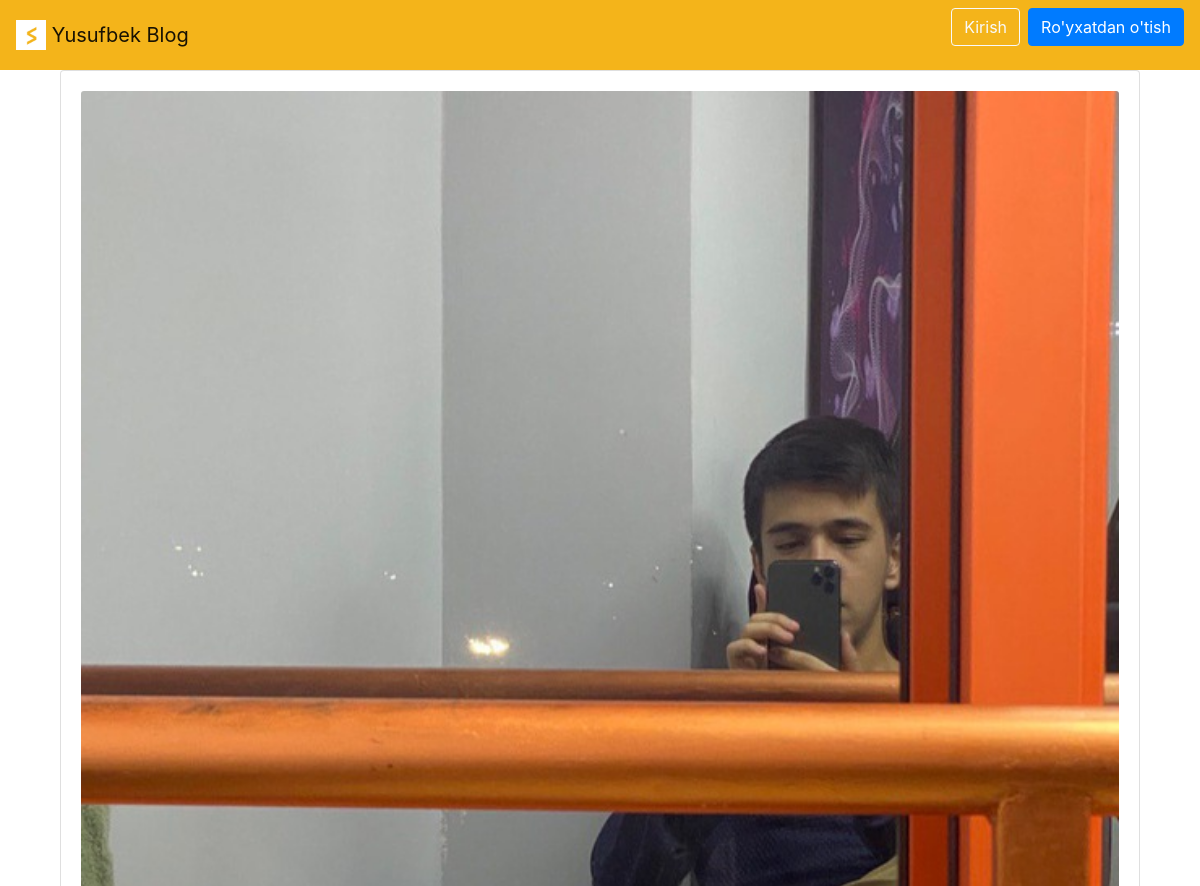
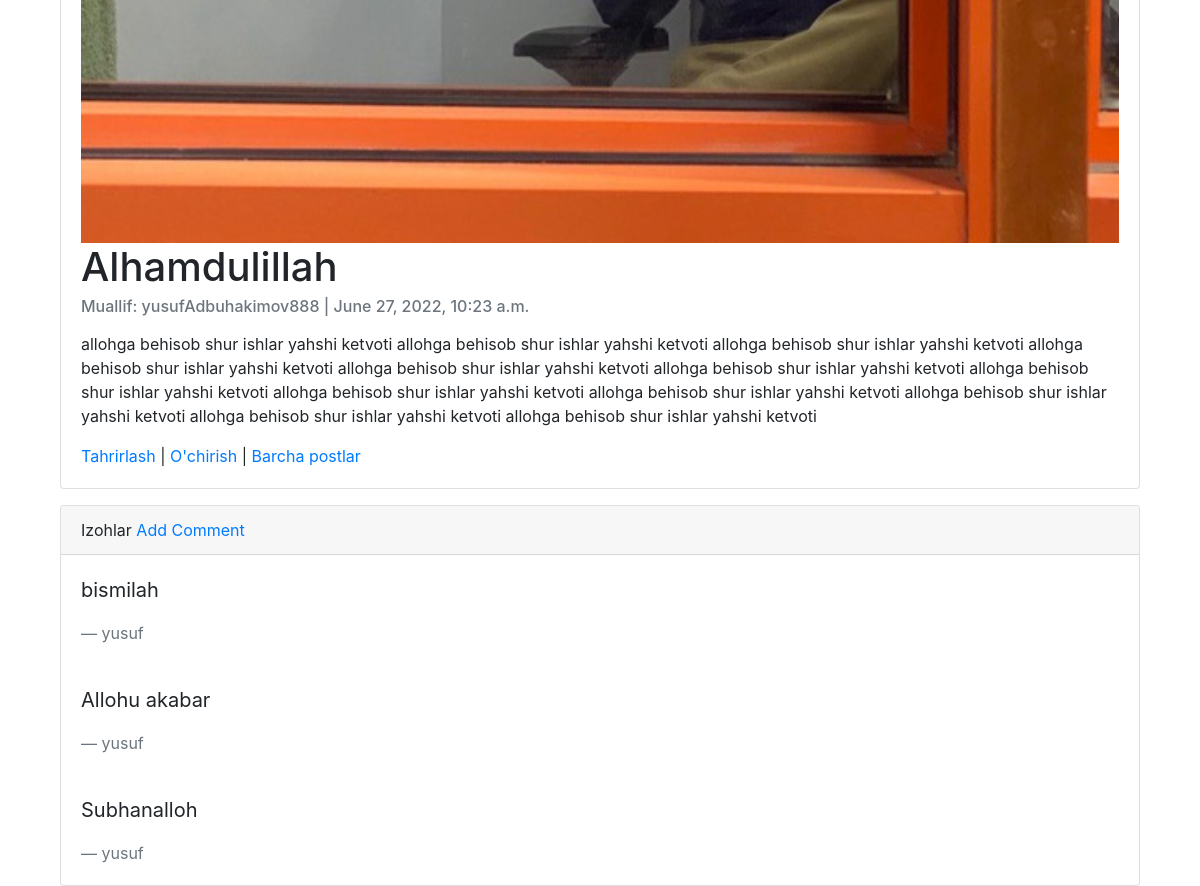
Page /articles/2/ on the committed database (2 pictures, top to bottom).
### articles/models.py (models this page shows, shortened)
class Article(models.Model):
    title = models.CharField(max_length=150)
    summary = models.CharField(max_length=200, blank=True)
    body = RichTextField()
    photo = models.ImageField(upload_to='images/', blank=True)
    date = models.DateTimeField(auto_now_add=True)
    author = models.ForeignKey(
        User,
        on_delete=models.CASCADE,
    )

class Comment(models.Model):
    articles = models.ForeignKey(Article, on_delete=models.CASCADE, related_name='comments')
    comment = models.CharField(max_length=150)
    author = models.ForeignKey(User, on_delete=models.CASCADE, )
    def __str__(self):
        return self.comment

### accounts/models.py (models this page shows)
class CustomUser(AbstractUser):
    age = models.PositiveIntegerField(null=True, blank=True)

### articles/views.py (the view)
# urls.py: path('<int:pk>/', ArticleDetailView.as_view(), name='article_detail'),
class ArticleDetailView(DetailView):
    model = Article
    template_name = 'article_detail.html'

### templates/article_detail.html (shortened to what this page needs)
{% extends 'base.html' %}
{% block content %}
    <div class="container-fluid">
        <div class="card" >
          <div class="card-body">
              {%  if object.photo %}
                <img class="card-img-top" src="{{ object.photo.url }}" alt="{{ object.title }}">
              {% endif %}
              <h1 class="card-title">{{ object.title }}</h1>
              <h6 class="card-subtitle mb-2 text-muted">Muallif: {{ object.author }} | {{ object.date }}</h6>
              <p class="card-text">{{ object.body | safe }}</p>
              <a href="{% url 'article_edit' article.pk %}">Tahrirlash</a> |
              <a href="{% url 'article_delete' article.pk %}">O'chirish</a> |
              <a href="{% url 'article_list' %}">Barcha postlar</a>
          </div>
        </div>
        <div class="card">
            <div class="card-header">Izohlar
                <a href="{% url 'add_comment' article.pk %}">Add Comment</a>
            </div>
            {%  for comment in article.comments.all %}
                <div class="card-body">
                    <blockquote class="blockquote mb-0">
                        <p>{{  comment }}</p>
                        <footer class="blockquote-footer">{{  comment.author }}</footer>
                    </blockquote>
                </div>
            {% endfor %}
        </div>
    </div>
{% endblock content %}

### templates/base.html (shortened to what this page needs)
{% load static %}
<!DOCTYPE html>
<html>
    <head>
            <link rel="stylesheet" href="https://cdn.jsdelivr.net/npm/bootstrap@4.5.3/dist/css/bootstrap.min.css">
    </head>
    <body>
        <nav class="navbar navbar-expand-lg navbar-light" style="background-color: #F4B41A;">
            <a class="navbar-brand" href="{% url 'home' %}">
                <img src="{% static 'static/assets/img/logo.png' %}" width="30" height="30" class="d-inline-block align-top" alt="">
                Yusufbek Blog
            </a>
            <div class="collapse navbar-collapse" id="navbarSupportedContent">
                {% if user.is_authenticated %}
                    <ul class="navbar-nav ml-auto">
                        <li class="nav-item">
                            <a class="nav-link dropdown-toggle" href="#"
                                id="navbarDropdown" role="button" data-toggle="dropdown"
                                aria-haspopup="true" aria-expanded="false">
                                {{ user.username | title }}
                            </a>
                            <div class="dropdown-menu dropdown-menu-lg-right"
                                aria-labelledby="navbarDropdown">
                                <a class="dropdown-item" href="{% url 'article_new' %}">Yangi post</a>
                                <div class="dropdown-divider"></div>
                                <a class="dropdown-item" href="{% url 'password_change'%}">Kalit so'zni almashtirish</a>
                                <div class="dropdown-divider"></div>
                                <a class="dropdown-item" href="{% url 'logout' %}">Chiqib ketish</a>
                            </div>
                        </li>
                    </ul>
                {% else %}
                    <form class="form-inline ml-auto">
                        <a href="{% url 'login' %}" class="btn btn-outline-light">Kirish</a>
                        <a href="{% url 'signup' %}" class="btn btn-primary ml-2">Ro'yxatdan o'tish</a>
                    </form>
                {% endif %}
            </div>
        </nav>
        <main>
            <div class="container">
                {% block content %}
                {% endblock content %}
            </div>
        </main>
    </body>
</html>

### rows in the picture
Article: photo (picture), title "Alhamdulillah", author "yusufAdbuhakimov888", date "June 27, 2022, 10:23 a.m.", body "allohga behisob shur ishlar yahshi ketvoti allohga behisob shur ishlar yahshi ketvoti allohga behisob shur ishlar yahshi ketvoti allohga behisob shur ishlar yahshi ketvoti allohga behisob shur ishlar yahshi ketvoti allohga behisob shur ishlar yahshi ketvoti allohga behisob shur ishlar yahshi ketvoti allohga behisob shur ishlar yahshi ketvoti allohga behisob shur ishlar yahshi ketvoti allohga behisob shur ishlar yahshi ketvoti allohga behisob shur ishlar yahshi ketvoti allohga behisob shur ishlar yahshi ketvoti"
Comment: comment "bismilah", author "yusuf"
Comment: comment "Allohu akabar", author "yusuf"
Comment: comment "Subhanalloh", author "yusuf"
